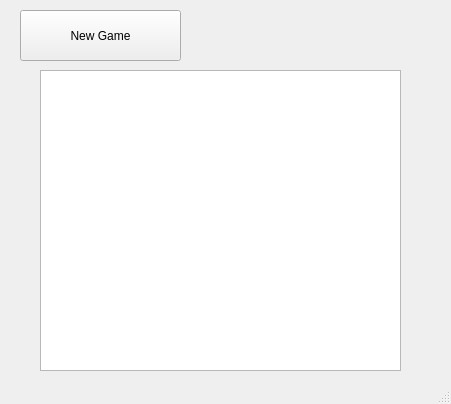
<?xml version="1.0" encoding="UTF-8"?>
<ui version="4.0">
 <class>MainWindow</class>
 <widget class="QMainWindow" name="MainWindow">
  <property name="geometry">
   <rect>
    <x>0</x>
    <y>0</y>
    <width>451</width>
    <height>404</height>
   </rect>
  </property>
  <property name="windowTitle">
   <string>MainWindow</string>
  </property>
  <widget class="QWidget" name="centralwidget">
   <widget class="QGraphicsView" name="graphicsView">
    <property name="geometry">
     <rect>
      <x>40</x>
      <y>70</y>
      <width>361</width>
      <height>301</height>
     </rect>
    </property>
   </widget>
   <widget class="QPushButton" name="newGameButton">
    <property name="geometry">
     <rect>
      <x>20</x>
      <y>10</y>
      <width>161</width>
      <height>51</height>
     </rect>
    </property>
    <property name="text">
     <string>New Game</string>
    </property>
   </widget>
   <widget class="QLabel" name="winnerLabel">
    <property name="geometry">
     <rect>
      <x>230</x>
      <y>20</y>
      <width>141</width>
      <height>31</height>
     </rect>
    </property>
    <property name="text">
     <string/>
    </property>
   </widget>
  </widget>
  <widget class="QStatusBar" name="statusbar"/>
 </widget>
 <resources/>
 <connections/>
</ui>
